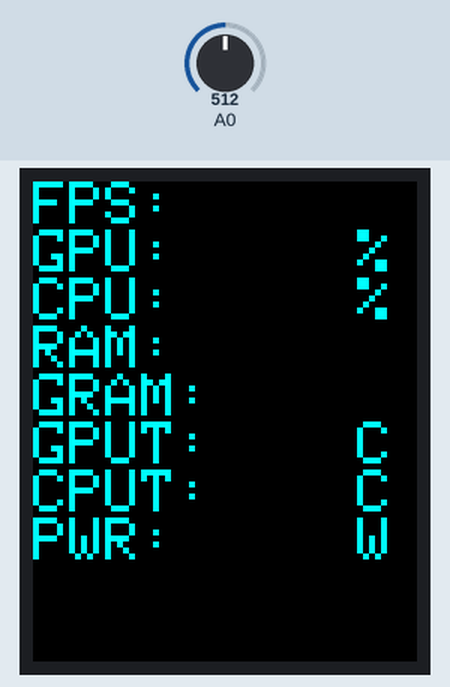
Recording of a sketch running on a simulated Arduino Uno, built with avr-gcc and run on an emulated ATmega328P. On the bench: 128×160 colour display. The inputs (shaded band) are chosen by the test bench; at power-on: A0 = 512. Random numbers use the default seed unless the sketch sets one.

Above: at 0.2 s.

The sketch:

RivatunerClient.ino
```cpp
#include <TFT_ILI9163.h>
#include <SPI.h>

class Timer
{
public:
  Timer();

  void start();
  void stop();
  void pause();
  void unpause();

  uint16_t getTicks();

  bool isStarted();
  bool isPaused();

private:
  uint16_t cStartTicks;
  uint16_t cPausedTicks;

  bool cPaused;
  bool cStarted;
};

TFT_ILI9163 tft = TFT_ILI9163(128, 128);
byte dataBuffer[16];
int cpuUsage, gpuUsage, cpuTemp, gpuTemp, memoryUsage, ramUsage, fps, powerUsage;
uint16_t colors[6] = {0x001F, 0x07E0, 0x07FF, 0xF800, 0xFFE0, 0xFFFF};

void printStaticText()
{
  randomSeed(analogRead(0));
  tft.fillScreen(ILI9163_BLACK);
  tft.setCursor(0, 0);
  tft.setTextSize(2);
  tft.setTextColor(colors[random(0, 6)]);
  tft.println("FPS: ");
  tft.println("GPU:     %");
  tft.println("CPU:     %");
  tft.println("RAM: ");
  tft.println("GRAM: ");
  tft.println("GPUT:    C");
  tft.println("CPUT:    C");
  tft.println("PWR:     W");
  tft.setTextColor(colors[random(0, 6)]);
}

void setup() {
  tft.init();
  tft.setRotation(2);
  tft.setTextWrap(false);
  printStaticText();

  Serial.begin(115200);
}

void loop() {
  Timer timer;
  timer.start();
  for(;;)
  {
    if(timer.getTicks() >= 60000)
    {
      printStaticText();
      timer.start();
    }
    if(Serial.available() >= 16)
    {
      Serial.readBytes(dataBuffer, 16);

      cpuUsage      = dataBuffer[0]   << 8 | dataBuffer[1];
      gpuUsage      = dataBuffer[2]   << 8 | dataBuffer[3];
      cpuTemp       = dataBuffer[4]   << 8 | dataBuffer[5];
      gpuTemp       = dataBuffer[6]   << 8 | dataBuffer[7];
      memoryUsage   = dataBuffer[8]   << 8 | dataBuffer[9];
      ramUsage      = dataBuffer[10]  << 8 | dataBuffer[11];
      fps           = dataBuffer[12]  << 8 | dataBuffer[13];
      powerUsage    = dataBuffer[14]  << 8 | dataBuffer[15];

      for(int index = 0; index < 8; index++)
      {
        int len;
        (index == 3 || index == 4) ? len = 5 : len = 4;
        for(int i = 0; i < len; i++)
        {
          tft.fillRect(60 + i * 12, 16 * index, 12, 16, ILI9163_BLACK);
        }
      }

      tft.setCursor(60, 0);
      tft.print(fps);

      tft.setCursor(60, 16);
      tft.print(gpuUsage);

      tft.setCursor(60, 32);
      tft.print(cpuUsage);

      tft.setCursor(60, 48);
      tft.print(ramUsage);

      tft.setCursor(60, 64);
      tft.print(memoryUsage);

      tft.setCursor(60, 80);
      tft.print(gpuTemp);

      tft.setCursor(60, 96);
      tft.print(cpuTemp);

      tft.setCursor(60, 112);
      tft.print(powerUsage);
    }
  }
}

Timer::Timer()
{
  cStartTicks = 0;
  cPausedTicks = 0;
  cStarted = false;
  cPaused = false;
}
void Timer::start()
{
  cStarted = true;
  cPaused = false;

  cStartTicks = millis();
  cPausedTicks = 0;
}
void Timer::stop()
{
  cStarted = false;
  cPaused = false;
  cStartTicks = 0;
  cPausedTicks = 0;
}
void Timer::pause()
{
  if (cStarted && !cPaused)
  {
    cPaused = true;
    cPausedTicks = millis() - cStartTicks;
    cStartTicks = 0;
  }
}
void Timer::unpause()
{
  if (cStarted && cPaused)
  {
    cPaused = false;
    cStartTicks = millis() - cPausedTicks;
    cPausedTicks = 0;
  }
}
uint16_t Timer::getTicks()
{
  uint16_t time = 0;
  if (cStarted)
  {
    if (cPaused)
      time = cPausedTicks;
    else
      time = millis() - cStartTicks;
  }
  return time;
}
bool Timer::isStarted()
{
  return cStarted;
}
bool Timer::isPaused()
{
  return cPaused && cStarted;
}
```
